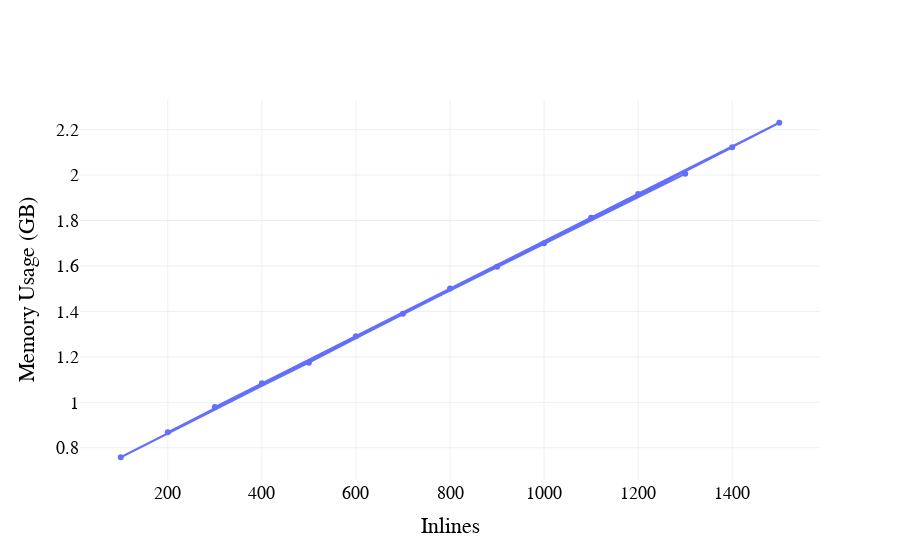

This figure's notebook cell:
### Markdown cell above
Now, we can create the graph

### Code cell
import plotly.graph_objects as go

data_sorted = sorted(peaks, key=lambda x: int(x[0]))
x_values = [int(item[0]) for item in data_sorted]
y_values_gb = [item[1] / 1048576 for item in data_sorted]  # Memory usage in GB

fig = go.Figure()

fig.add_trace(go.Scatter(x=x_values, y=y_values_gb, mode='lines+markers', name='Memory Usage'))

fig.update_layout(
    xaxis_title="Inlines",
    yaxis_title="Memory Usage (GB)",
    xaxis=dict(showgrid=True, zeroline=True),
    yaxis=dict(showgrid=True, zeroline=True, exponentformat="E"),
    font=dict(family="Courier New, monospace", size=18, color="Black"),
    template="plotly_white"
)

fig.write_image(f'{OUTPUT_DIR}/memory-usage-over-inlines.pdf', format="pdf", engine="kaleido")
fig.show()

### Figure 1 — Plotly figure (JSON) as saved in the notebook; plotly's stock layout.template omitted (floating-point values rounded to 4 significant figures)
{"data": [{"mode": "lines+markers", "name": "Memory Usage", "type": "scatter", "x": [100, 1400, 1000, 1500, 800, 400, 1100, 1200, 300, 1300, 700, 500, 200, 600, 900], "y": [0.7583, 2.122, 1.7, 2.23, 1.501, 1.084, 1.812, 1.917, 0.9791, 2.006, 1.39, 1.175, 0.868, 1.291, 1.597]}], "layout": {"autosize": true, "font": {"color": "Black", "family": "Courier New, monospace", "size": 18}, "xaxis": {"autorange": true, "range": [15.29, 1585.0], "showgrid": true, "title": {"text": "Inlines"}, "type": "linear", "zeroline": true}, "yaxis": {"autorange": true, "exponentformat": "E", "range": [0.6368, 2.352], "showgrid": true, "title": {"text": "Memory Usage (GB)"}, "type": "linear", "zeroline": true}}}
